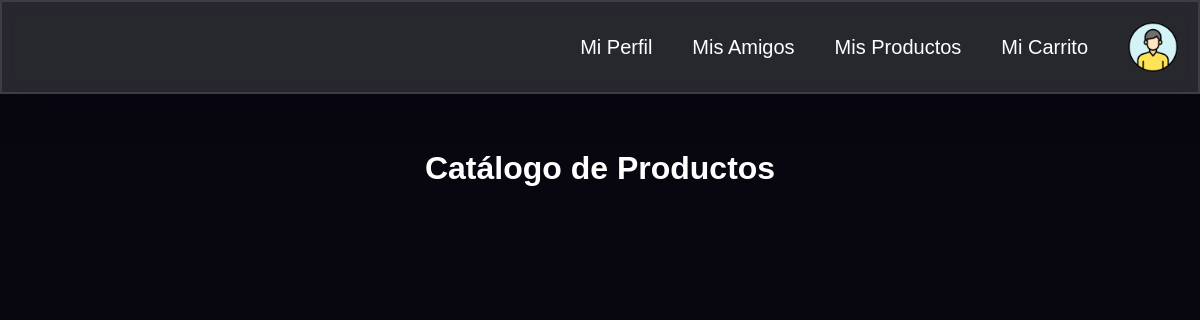
The app's page /comprar, older data.
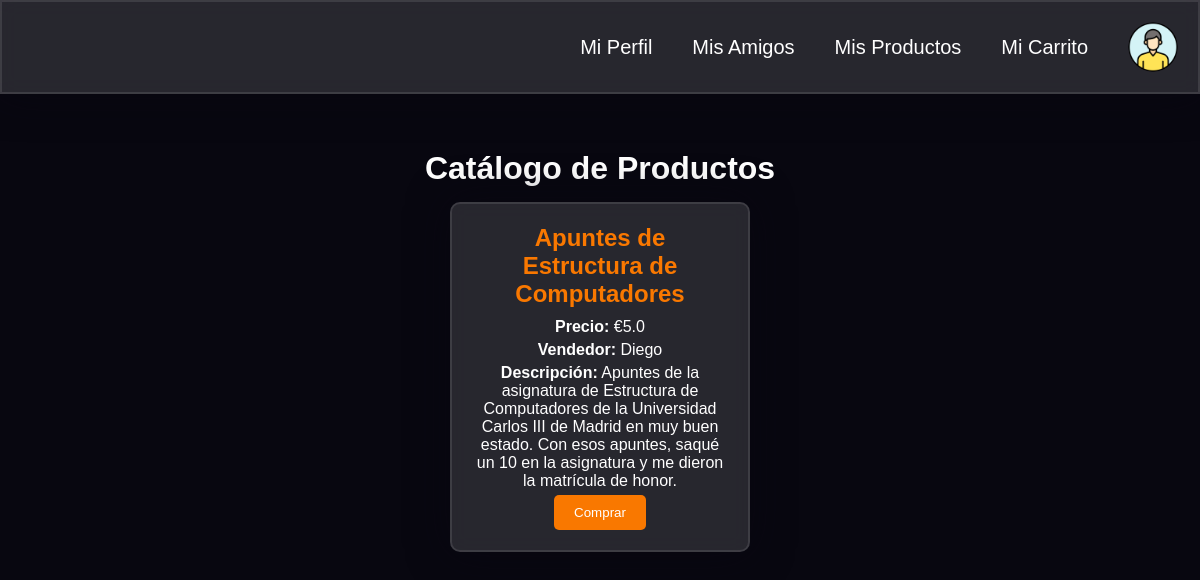
The same page, newer data.
### app.py (models this page shows)
class Product(db.Model):
    __tablename__ = 'products'
    id = db.Column(db.Integer, primary_key=True)
    name = db.Column(db.String(80), nullable=False)
    category = db.Column(db.String(80), nullable=False)
    price = db.Column(db.Float, nullable=False)
    description = db.Column(db.String(200), nullable=False)
    status = db.Column(db.String(20), nullable=False, default='en venta')
    seller_id = db.Column(db.Integer, db.ForeignKey('users.id'), nullable=False)
    buyer_id = db.Column(db.Integer, db.ForeignKey('users.id'), nullable=True)
    created_at = db.Column(db.String(120), nullable=False)

class User(db.Model):
    __tablename__ = 'users'
    id = db.Column(db.Integer, primary_key=True)
    username = db.Column(db.String(80), unique=True, nullable=False)
    nombre = db.Column(db.String(80), nullable=False)
    ciudad = db.Column(db.String(80), nullable=False)
    email = db.Column(db.String(120), unique=True, nullable=False)
    bank_account = db.Column(db.String(50), nullable=False, default="")  # Usar cadena vacía como valor por defecto
    key = db.Column(db.String(64), nullable=False)
    salt = db.Column(db.String(32), nullable=False)
    created_at = db.Column(db.String(120), nullable=False)
    updated_at = db.Column(db.String(120), nullable=False)
    objetos_vendidos = db.Column(db.String(200), nullable=True, default="")
    objetos_comprados = db.Column(db.String(200), nullable=True, default="")
    products_sold = db.relationship('Product', backref='seller', lazy=True, foreign_keys='Product.seller_id')
    products_bought = db.relationship('Product', backref='buyer', lazy=True, foreign_keys='Product.buyer_id')

### app.py (the view, shortened to what this page needs)
@app.route('/comprar', methods=['GET', 'POST'])
def comprar():
    products = Product.query.filter_by(status='en venta').all()
    return render_template('comprar.html', products=products)

### templates/comprar.html (shortened to what this page needs)
<!DOCTYPE html>
<html lang="es">
<head>
    <link rel="stylesheet" type="text/css" href="{{ url_for('static', filename='styles/comprar.css') }}">
</head>
<body>
    <nav>
        <a href="{{ url_for('perfil') }}">Mi Perfil</a>
        <a href="{{ url_for('amigos') }}">Mis Amigos</a>
        <a href="{{ url_for('productos') }}">Mis Productos</a>
        <a href="{{ url_for('carrito') }}">Mi Carrito</a>
        <img src="{{ url_for('static', filename='imagenes/perfil.png') }}" alt="Perfil">
    </nav>
    <h1>Catálogo de Productos</h1>
    <div class="catalogo">
        {% for product in products %}
        <div class="tarjeta">
            <h2>{{ product.name }}</h2>
            <p><strong>Precio:</strong> €{{ product.price }}</p>
            <p><strong>Vendedor:</strong> {{ product.seller.nombre }}</p>
            <p><strong>Descripción:</strong> {{ product.description }}</p>
            <form action="{{ url_for('comprar') }}" method="POST">
                <button type="submit">Comprar</button>
            </form>
        </div>
        {% endfor %}
    </div>
</body>
</html>

### static/styles/comprar.css (style rules this page uses)
*, *:before, *:after { padding: 0; margin: 0; box-sizing: border-box; }
body { font-family: Arial, sans-serif; background-color: #080710; margin: 0; padding: 150px 20px 20px 20px; position: relative; }
nav { width: 100%; display: flex; justify-content: flex-end; align-items: center; background-color: rgba(255, 255, 255, 0.13); padding: 20px; border-radius: 0; backdrop-filter: blur(10px); border: 2px solid rgba(255, 255, 255, 0.1); box-shadow: 0 0 40px rgba(8, 7, 16, 0.6); position: fixed; top: 0; left: 0; z-index: 1000; }
nav a { color: #fff; text-decoration: none; margin: 0 20px; font-size: 20px; transition: transform 0.3s; }
nav img { width: 50px; height: 50px; border-radius: 50%; margin-left: 20px; }
h1 { text-align: center; color: #ffffff; margin-bottom: 15px; }
.catalogo { display: flex; flex-wrap: wrap; justify-content: center; gap: 20px; }
.tarjeta { background-color: rgba(255, 255, 255, 0.13); border: 2px solid rgba(255, 255, 255, 0.1); border-radius: 10px; box-shadow: 0 0 40px rgba(8, 7, 16, 0.6); padding: 20px; width: 300px; text-align: center; backdrop-filter: blur(10px); }
.tarjeta h2 { color: #f97800; margin: 0 0 10px; }
.tarjeta p { margin: 5px 0; color: #ffffff; }
.tarjeta button { background-color: #f97800; color: #fff; padding: 10px 20px; border: none; border-radius: 5px; cursor: pointer; transition: transform 0.3s; }

Row changes from the older to the newer data that the page shows:
added Product: name "Apuntes de Estructura de Computadores", price "5.0", seller.nombre "Diego", description "Apuntes de la asignatura de Estructura de Computadores de la Universidad Carlos III de Madrid en muy buen estado. Con esos apuntes, saqué un 10 en la asignatura y me dieron la matrícula de honor."
